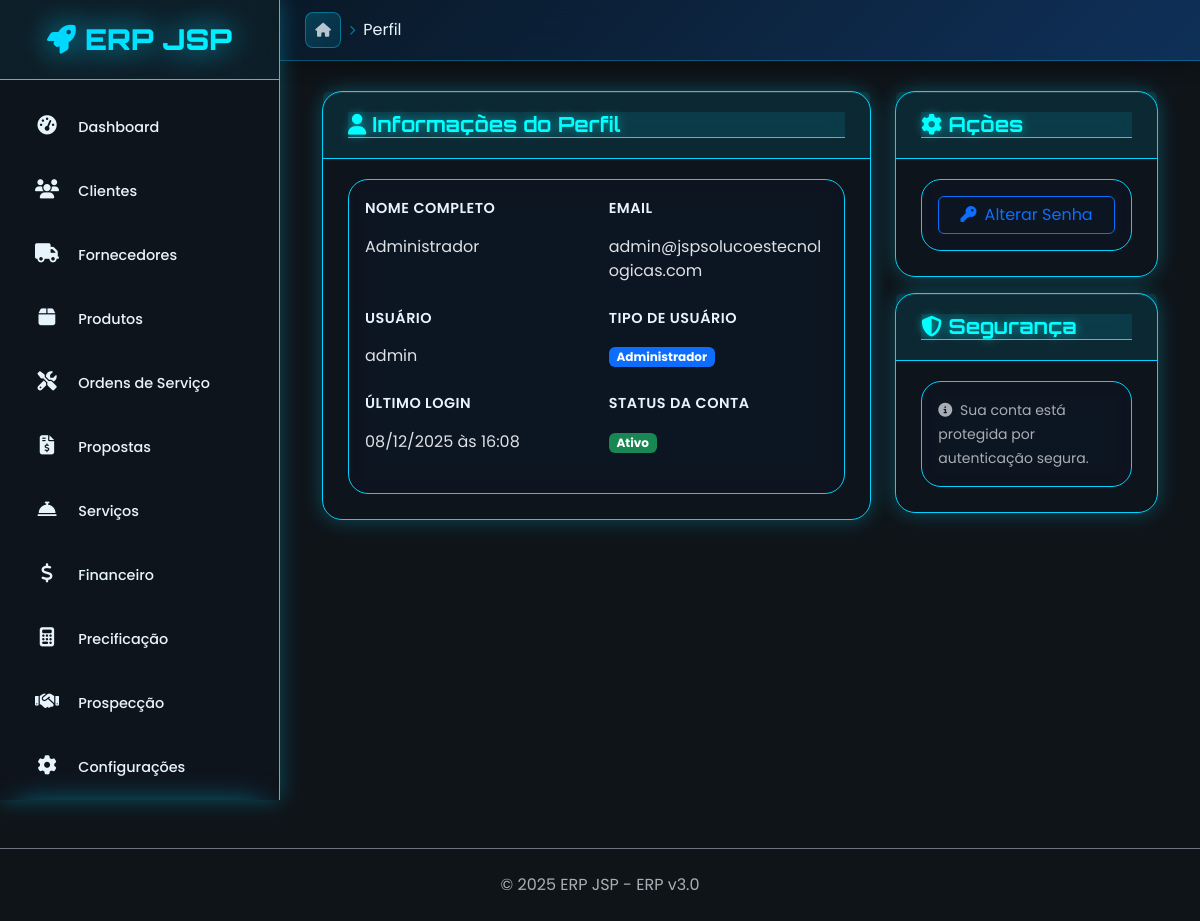
The page /auth/perfil (signed in) on the database as committed earlier.
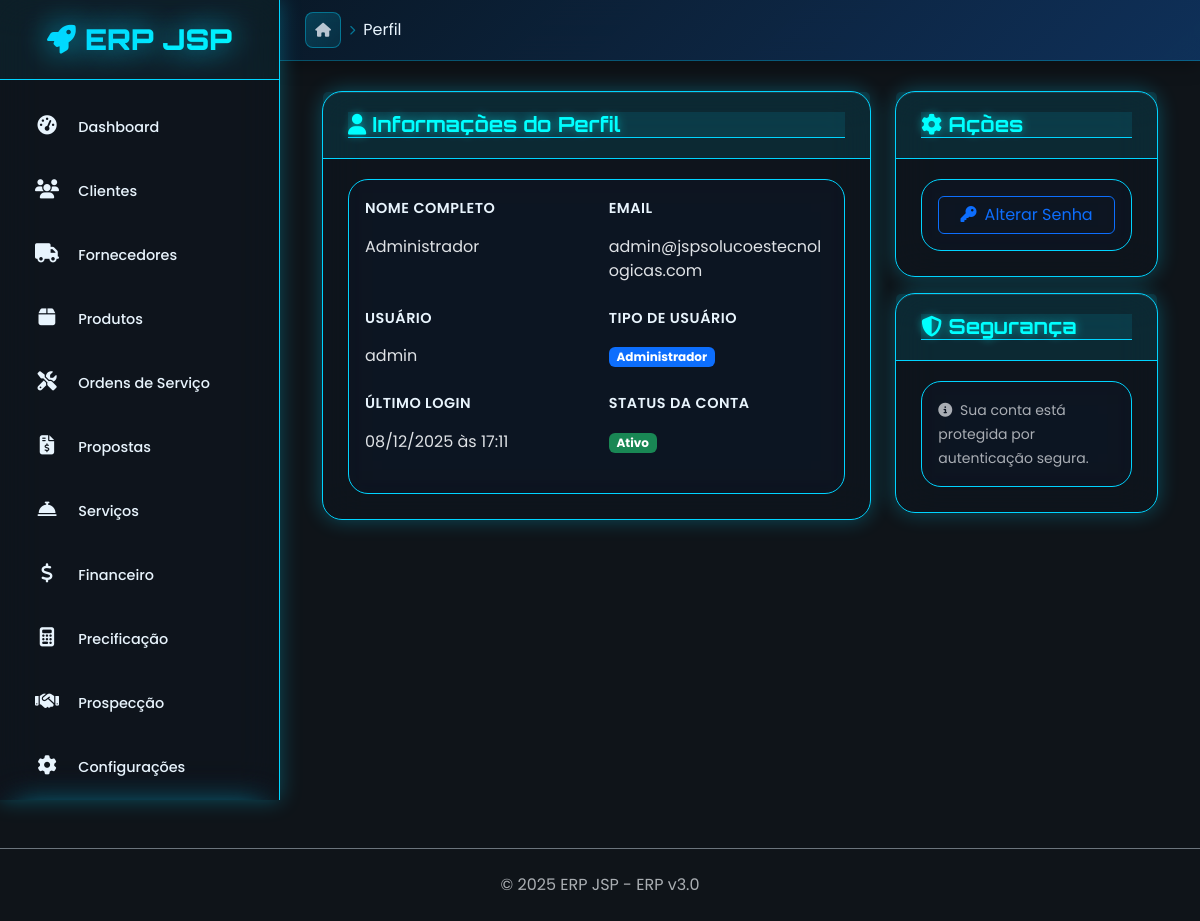
The same page on the database as committed later.
### app/auth/usuario_model.py (models this page shows, shortened)
class Usuario(BaseModel, UserMixin):
    __tablename__ = 'usuarios'
    nome = db.Column(db.String(100), nullable=False)
    email = db.Column(db.String(120), unique=True, nullable=False, index=True)
    usuario = db.Column(db.String(50), unique=True, nullable=False, index=True)  # username
    senha_hash = db.Column(db.String(255), nullable=False)
    telefone = db.Column(db.String(20))
    cargo = db.Column(db.String(100))
    departamento = db.Column(db.String(100))
    tipo_usuario = db.Column(db.String(20), default='usuario', nullable=False)
    email_confirmado = db.Column(db.Boolean, default=False)
    primeiro_login = db.Column(db.Boolean, default=True)
    ultimo_login = db.Column(db.DateTime)
    tentativas_login = db.Column(db.Integer, default=0)
    bloqueado_ate = db.Column(db.DateTime)
    tema_preferido = db.Column(db.String(20), default='light')  # light, dark
    idioma = db.Column(db.String(5), default='pt-BR')
    timezone = db.Column(db.String(50), default='America/Sao_Paulo')
    @property
    def tipo_usuario_formatado(self):
        tipos = {
            'admin': 'Administrador',
            'usuario': 'Usuário',
            'operador': 'Operador',
            'readonly': 'Apenas Leitura'
        }
        return tipos.get(self.tipo_usuario, self.tipo_usuario.title())
    @property
    def status_conta(self):
        if not self.ativo:
            return 'inativo'
        elif self.esta_bloqueado:
            return 'bloqueado'
        elif not self.email_confirmado:
            return 'pendente_confirmacao'
        else:
            return 'ativo'
    @property
    def status_cor(self):
        cores = {
            'ativo': 'success',
            'inativo': 'secondary',
            'bloqueado': 'danger',
            'pendente_confirmacao': 'warning'
        }
        return cores.get(self.status_conta, 'secondary')
    @property
    def esta_bloqueado(self):
        if self.bloqueado_ate:
            return datetime.now() < self.bloqueado_ate
        return False

### app/auth/auth_routes.py (the view)
@auth_bp.route('/perfil')
@login_required
def perfil():
    return render_template('auth/perfil.html', usuario=current_user)

### app/auth/templates/auth/perfil.html (shortened to what this page needs)
{% extends "base.html" %}
{% block breadcrumb %}
<li class="breadcrumb-item active">Perfil</li>
{% endblock %}
{% block content %}
<div class="container-fluid">
    <div class="row">
        <div class="col-md-8">
            <div class="card">
                <div class="card-header">
                    <h5 class="card-title mb-0">
                        <i class="fas fa-user"></i>
                        Informações do Perfil
                    </h5>
                </div>
                <div class="card-body">
                    <div class="row mb-3">
                        <div class="col-md-6">
                            <label class="form-label">Nome Completo</label>
                            <div class="form-control-plaintext">{{ usuario.nome }}</div>
                        </div>
                        <div class="col-md-6">
                            <label class="form-label">Email</label>
                            <div class="form-control-plaintext">{{ usuario.email }}</div>
                        </div>
                    </div>
                    <div class="row mb-3">
                        <div class="col-md-6">
                            <label class="form-label">Usuário</label>
                            <div class="form-control-plaintext">{{ usuario.usuario }}</div>
                        </div>
                        <div class="col-md-6">
                            <label class="form-label">Tipo de Usuário</label>
                            <div class="form-control-plaintext">
                                <span class="badge bg-primary">{{ usuario.tipo_usuario_formatado }}</span>
                            </div>
                        </div>
                    </div>
                    <div class="row mb-3">
                        <div class="col-md-6">
                            <label class="form-label">Último Login</label>
                            <div class="form-control-plaintext">
                                {% if usuario.ultimo_login %}
                                    {{ usuario.ultimo_login.strftime('%d/%m/%Y às %H:%M') }}
                                {% else %}
                                    Primeiro acesso
                                {% endif %}
                            </div>
                        </div>
                        <div class="col-md-6">
                            <label class="form-label">Status da Conta</label>
                            <div class="form-control-plaintext">
                                <span class="badge bg-{{ usuario.status_cor }}">
                                    {{ usuario.status_conta.replace('_', ' ').title() }}
                                </span>
                            </div>
                        </div>
                    </div>
                </div>
            </div>
        </div>
        <div class="col-md-4">
            <div class="card">
                <div class="card-header">
                    <h5 class="card-title mb-0">
                        <i class="fas fa-cog"></i>
                        Ações
                    </h5>
                </div>
                <div class="card-body">
                    <div class="d-grid gap-2">
                        <a href="{{ url_for('auth.alterar_senha') }}" class="btn btn-outline-primary">
                            <i class="fas fa-key me-2"></i>Alterar Senha
                        </a>
                    </div>
                </div>
            </div>
            <div class="card mt-3">
                <div class="card-header">
                    <h5 class="card-title mb-0">
                        <i class="fas fa-shield-alt"></i>
                        Segurança
                    </h5>
                </div>
                <div class="card-body">
                    <small class="text-muted">
                        <i class="fas fa-info-circle me-1"></i>
                        Sua conta está protegida por autenticação segura.
                    </small>
                </div>
            </div>
        </div>
    </div>
</div>
{% endblock %}

### app/templates/base.html (shortened to what this page needs)
<!DOCTYPE html>
<html lang="pt-BR" data-bs-theme="dark">
<head>
    <link href="https://cdn.jsdelivr.net/npm/bootstrap@5.3.2/dist/css/bootstrap.min.css" rel="stylesheet">
    <link href="https://cdnjs.cloudflare.com/ajax/libs/font-awesome/6.4.0/css/all.min.css" rel="stylesheet">
    <link href="{{ url_for('static', filename='css/neon-theme.css') }}" rel="stylesheet">
    <link href="{{ url_for('static', filename='css/form-override.css') }}" rel="stylesheet">
    <link href="{{ url_for('static', filename='css/navigation-enhanced-clean.css') }}" rel="stylesheet">
    <link href="{{ url_for('static', filename='css/fix-sidebar.css') }}" rel="stylesheet">
</head>
<body>
    <div class="sidebar" id="sidebar">
        <div class="sidebar-brand">
            <h1>
                <i class="fas fa-rocket"></i>
                {{ COMPANY_NAME }}
            </h1>
        </div>
        <nav class="sidebar-nav">
            <div class="nav-item">
                <a href="{{ url_for('painel.dashboard') }}" class="nav-link">
                    <i class="nav-icon fas fa-tachometer-alt"></i>
                    <span class="nav-text">Dashboard</span>
                </a>
            </div>
            <div class="nav-item">
                <a href="{{ url_for('cliente.listar') }}" class="nav-link">
                    <i class="nav-icon fas fa-users"></i>
                    <span class="nav-text">Clientes</span>
                </a>
            </div>
            <div class="nav-item">
                <a href="{{ url_for('fornecedor.listar') }}" class="nav-link">
                    <i class="nav-icon fas fa-truck"></i>
                    <span class="nav-text">Fornecedores</span>
                </a>
            </div>
            <div class="nav-item">
                <a href="{{ url_for('produto.listar') }}" class="nav-link">
                    <i class="nav-icon fas fa-box"></i>
                    <span class="nav-text">Produtos</span>
                </a>
            </div>
            <div class="nav-item">
                <a href="{{ url_for('ordem_servico.listar') }}" class="nav-link">
                    <i class="nav-icon fas fa-tools"></i>
                    <span class="nav-text">Ordens de Serviço</span>
                </a>
            </div>
            <div class="nav-item">
                <a href="{{ url_for('proposta.listar_propostas') }}" class="nav-link">
                    <i class="nav-icon fas fa-file-invoice-dollar"></i>
                    <span class="nav-text">Propostas</span>
                </a>
            </div>
            <div class="nav-item">
                <a href="{{ url_for('servico.dashboard') }}" class="nav-link">
                    <i class="nav-icon fas fa-concierge-bell"></i>
                    <span class="nav-text">Serviços</span>
                </a>
            </div>
            <div class="nav-item">
                <a href="{{ url_for('financeiro.dashboard') }}" class="nav-link">
                    <i class="nav-icon fas fa-dollar-sign"></i>
                    <span class="nav-text">Financeiro</span>
                </a>
            </div>
            <div class="nav-item">
                <a href="{{ url_for('precificacao.calculadora') }}" class="nav-link">
                    <i class="nav-icon fas fa-calculator"></i>
                    <span class="nav-text">Precificação</span>
                </a>
            </div>
            <div class="nav-item">
                <a href="{{ url_for('prospeccao.dashboard') }}" class="nav-link">
                    <i class="nav-icon fas fa-handshake"></i>
                    <span class="nav-text">Prospecção</span>
                </a>
            </div>
            <div class="nav-item">
                <a href="{{ url_for('configuracao.visualizar') }}" class="nav-link">
                    <i class="nav-icon fas fa-cog"></i>
                    <span class="nav-text">Configurações</span>
                </a>
            </div>
        </nav>
    </div>
    <div class="main-content">
        <div class="topbar-modern">
            <nav class="breadcrumb-modern" aria-label="breadcrumb">
                <a href="{{ url_for('painel.dashboard') }}" class="breadcrumb-home">
                    <i class="fas fa-home"></i>
                </a>
                <span class="breadcrumb-separator"><i class="fas fa-chevron-right"></i></span>
                {% block breadcrumb %}{% endblock %}
            </nav>
        </div>
        <div class="content-wrapper">
            {% block content %}{% endblock %}
        </div>
    </div>
    <footer class="mt-5 py-4 text-center text-muted border-top border-secondary">
        <div class="container">
            <p class="mb-0">
                &copy; 2025 {{ COMPANY_NAME }} - ERP v{{ SYSTEM_VERSION }}
            </p>
        </div>
    </footer>
</body>
</html>

Rows that differ between the two databases and show on the page:
changed Usuario "Administrador": ultimo_login "08/12/2025 às 16:08" → "08/12/2025 às 17:11"
